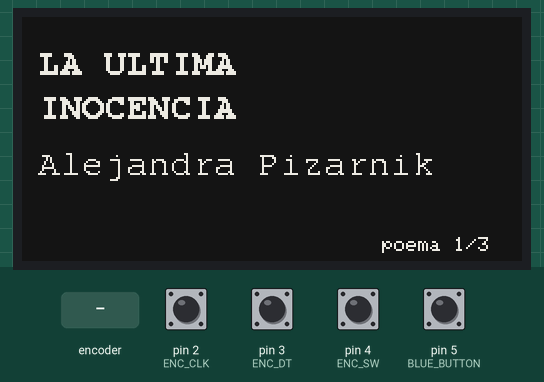
This sketch was run on a simulated Arduino Uno, built for the host (arithmetic inside an expression is 32-bit, double 64-bit). Shown: 250×122 one-colour display. The test bench sets the inputs (shaded band); at power-on: pin 2 (ENC_CLK), pin 3 (ENC_DT), pin 4 (ENC_SW), pin 5 (BLUE_BUTTON) HIGH.

Above: at 3.4 s.
3.5 s: rotary encoder on pin 2 (ENC_CLK) / pin 3 (ENC_DT) turned 1 step (first pin leading)
At 6.0 s:
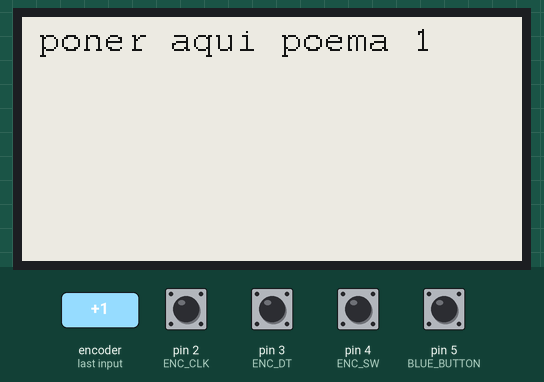
6.7 s: pin 5 (BLUE_BUTTON) pulled LOW for 0.15 s
At 9.6 s:
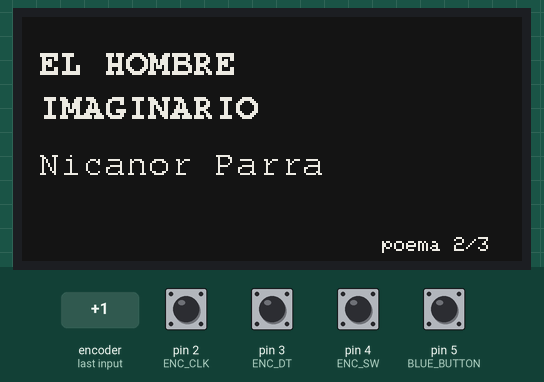
9.8 s: pin 4 (ENC_SW) pulled LOW for 0.15 s
At 12.7 s:
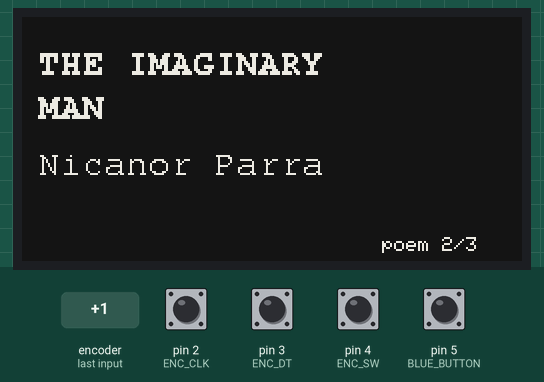
12.9 s: pin 5 (BLUE_BUTTON) pulled LOW for 1 s
At 15.5 s:
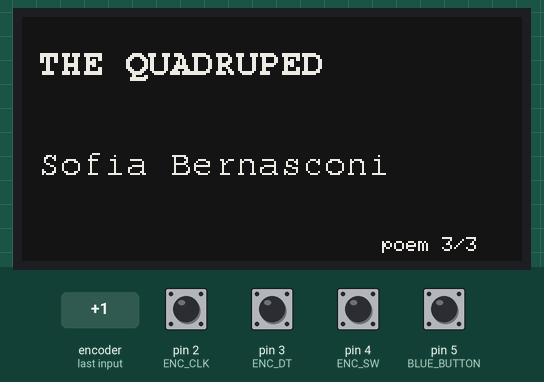
16.6 s: pin 4 (ENC_SW) pulled LOW for 1 s
At 19.6 s:
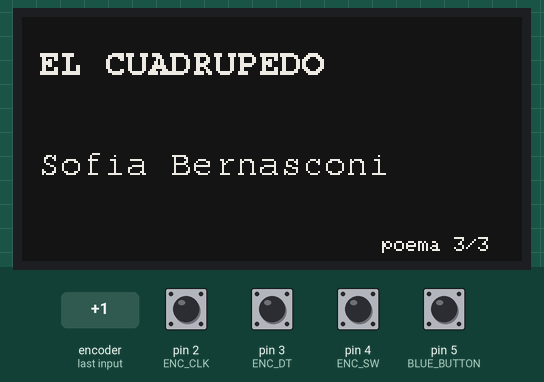
20.3 s: rotary encoder on pin 2 (ENC_CLK) / pin 3 (ENC_DT) turned 1 step (first pin leading)
At 23.7 s:
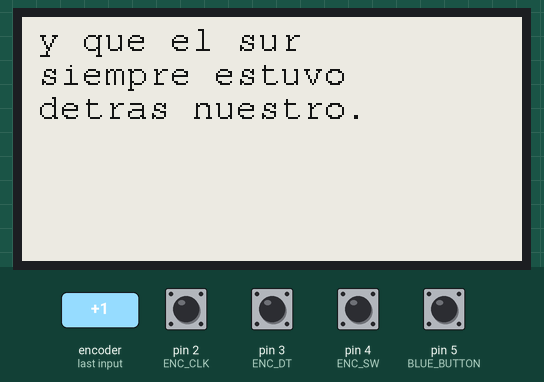
Timing chart, 0 to 24.5 s (numbered marks = the images above; inputs shaded):
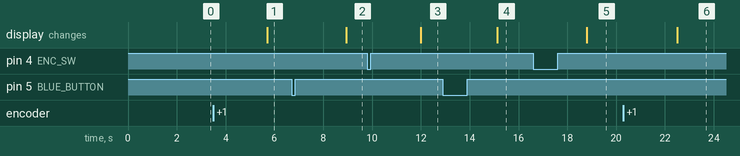

Measured:
- after the input at 3.5 s, the display: changes after 2.2 s (image 1)
- after the input at 6.7 s, the display: changes after 2.2 s (image 2)
- after the input at 9.8 s, the display: changes after 2.2 s (image 3)
- after the input at 12.9 s, the display: changes after 2.2 s (image 4)
- after the input at 16.6 s, the display: changes after 2.2 s (image 5)
- after the input at 20.3 s, the display: changes after 2.2 s (image 6)

The sketch:

poemario_solar.ino
```cpp
// Poemario Solar (Solar Poetry Device)
// Bilingual poem reader on a 2.13" e-ink display, powered by a solar-charged battery.
//
// Controls:
//   rotary encoder (turn)  -> next / previous page of the poem
//   rotary encoder (press) -> switch language (Spanish / English)
//   blue button            -> next poem
//   red switch             -> power on / off (cuts the 5V line, not in code)

#include <GxEPD2_BW.h>
#include <Adafruit_GFX.h>
#include <Fonts/FreeMonoBold9pt7b.h>
#include <Fonts/FreeMono9pt7b.h>

// ---------- E-INK ----------
static const int EPD_CS   = 10;
static const int EPD_DC   = 9;
static const int EPD_RST  = 8;
static const int EPD_BUSY = 7;

GxEPD2_BW<GxEPD2_213_B74, GxEPD2_213_B74::HEIGHT> display(
  GxEPD2_213_B74(EPD_CS, EPD_DC, EPD_RST, EPD_BUSY)
);

// ---------- ENCODER ----------
const int ENC_CLK = 2;
const int ENC_DT  = 3;
const int ENC_SW  = 4;

// ---------- BLUE BUTTON ----------
const int BLUE_BUTTON = 5;

int lastCLK;
int lastSW;
int lastButton = HIGH;

unsigned long lastStep = 0;
unsigned long lastButtonPress = 0;

const unsigned long debounceEncoder = 180;
const unsigned long debounceButton  = 250;

int screenIndex = 0;       // current screen inside the poem (0 = title)
bool englishMode = false;  // false = Spanish, true = English
int currentPoem = 0;

// ======================================================
// ================= DATA STRUCTURES ====================
// ======================================================

// One screen of text: a list of lines
struct Screen {
  const char** lines;
  int numLines;
};

// One poem: author, title in both languages, and its screens
struct Poem {
  const char* author;
  const char* title_es_1;
  const char* title_es_2;
  const char* title_en_1;
  const char* title_en_2;

  const Screen* screens_es;
  const Screen* screens_en;
  int totalScreens;
};

// The e-ink fonts do not include accents, so the text is written without them.
// Each screen fits about 7 lines of up to ~22 characters.

// ======================================================
// =============== ALEJANDRA PIZARNIK ===================
// ======================================================

const char* author_pizarnik = "Alejandra Pizarnik";

// Spanish
const char* pizarnik_1_es[] = {
  "poner aqui poema 1"
};

const Screen screens_pizarnik_es[] = {
  { nullptr, 0 }, // title
  { pizarnik_1_es, 1 }
};

// English
const char* pizarnik_1_en[] = {
  "poner aqui poema 1"
};

const Screen screens_pizarnik_en[] = {
  { nullptr, 0 }, // title
  { pizarnik_1_en, 1 }
};

// ======================================================
// ================= NICANOR PARRA ======================
// ======================================================

const char* author_parra = "Nicanor Parra";

// Spanish
const char* parra_1_es[] = {
  "poner aqui poema 2"
};

const Screen screens_parra_es[] = {
  { nullptr, 0 }, // title
  { parra_1_es, 1 }
};

// English
const char* parra_1_en[] = {
  "poner aqui poema 2"
};

const Screen screens_parra_en[] = {
  { nullptr, 0 }, // title
  { parra_1_en, 1 }
};

// ======================================================
// ================= SOFIA BERNASCONI ===================
// ======================================================

const char* author_sofia = "Sofia Bernasconi";

// Spanish
const char* quad1_es[] = {
  "Tu y yo escapamos del",
  "cuadrupedo invisible."
};

const char* quad2_es[] = {
  "No se si la noche",
  "habia llegado,",
  "el bosque denso no nos",
  "dejaba seguir",
  "nuestro sur."
};

const char* quad3_es[] = {
  "Mientras corriamos",
  "cuesta abajo",
  "comprendi que el",
  "cuadrupedo nunca",
  "existio"
};

const char* quad4_es[] = {
  "y que el sur",
  "siempre estuvo",
  "detras nuestro."
};

const Screen screens_sofia_es[] = {
  { nullptr, 0 }, // title
  { quad1_es, 2 },
  { quad2_es, 5 },
  { quad3_es, 5 },
  { quad4_es, 3 }
};

// English
const char* quad1_en[] = {
  "You and me escaped",
  "from the invisible",
  "quadruped."
};

const char* quad2_en[] = {
  "I dont know if the",
  "night had come,",
  "the dense forest",
  "wouldn't let us",
  "follow our south."
};

const char* quad3_en[] = {
  "As we ran down the",
  "steep slope",
  "I realized that the",
  "quadruped never",
  "existed"
};

const char* quad4_en[] = {
  "and the south had",
  "always been",
  "behind us."
};

const Screen screens_sofia_en[] = {
  { nullptr, 0 }, // title
  { quad1_en, 3 },
  { quad2_en, 5 },
  { quad3_en, 5 },
  { quad4_en, 3 }
};

// ======================================================
// ================= POEM LIST ==========================
// ======================================================

// totalScreens = number of text screens + 1 (the title screen)
const Poem poems[] = {
  {
    author_pizarnik,
    "LA ULTIMA", "INOCENCIA",
    "THE LAST", "INNOCENCE",
    screens_pizarnik_es,
    screens_pizarnik_en,
    2
  },
  {
    author_parra,
    "EL HOMBRE", "IMAGINARIO",
    "THE IMAGINARY", "MAN",
    screens_parra_es,
    screens_parra_en,
    2
  },
  {
    author_sofia,
    "EL CUADRUPEDO", "",
    "THE QUADRUPED", "",
    screens_sofia_es,
    screens_sofia_en,
    5
  }
};

const int totalPoems = sizeof(poems) / sizeof(poems[0]);

// ======================================================
// =================== DRAWING ==========================
// ======================================================

// Title screen: white text on black, with author and poem number
void showTitle(const char* line1, const char* line2, const char* author, int poemNumber, int totalPoems, bool inEnglish)
{
  display.setFullWindow();
  display.firstPage();
  do
  {
    display.fillScreen(GxEPD_BLACK);
    display.setTextColor(GxEPD_WHITE);

    // Title
    display.setFont(&FreeMonoBold9pt7b);
    display.setCursor(8, 28);
    display.println(line1);

    if (strlen(line2) > 0) {
      display.setCursor(8, 50);
      display.println(line2);
    }

    // Author
    display.setFont(&FreeMono9pt7b);
    display.setCursor(8, 78);
    display.println(author);

    // Small footer
    display.setFont(NULL);
    display.setCursor(180, 110);

    if (inEnglish) {
      display.print("poem ");
    } else {
      display.print("poema ");
    }

    display.print(poemNumber);
    display.print("/");
    display.print(totalPoems);

  } while (display.nextPage());
}

// Text screen: black text on white, one line after another
void showBlock(const char* lines[], int numLines, int currentPage, int totalInnerPages)
{
  display.setFullWindow();
  display.firstPage();
  do
  {
    display.fillScreen(GxEPD_WHITE);
    display.setTextColor(GxEPD_BLACK);
    display.setFont(&FreeMono9pt7b);

    int y = 16;
    int lineSpacing = 17;

    for (int i = 0; i < numLines; i++) {
      display.setCursor(8, y);
      display.println(lines[i]);
      y += lineSpacing;
    }

    // // Page number inside the poem
    // display.setFont(NULL);
    // display.setCursor(220, 110);
    // display.print(currentPage);
    // display.print("/");
    // display.print(totalInnerPages);

  } while (display.nextPage());
}

int maxScreenIndex()
{
  return poems[currentPoem].totalScreens - 1;
}

// Draws the current screen of the current poem in the current language
void showCurrent()
{
  const Poem& poem = poems[currentPoem];

  if (screenIndex == 0) {
    if (englishMode) {
      showTitle(
        poem.title_en_1,
        poem.title_en_2,
        poem.author,
        currentPoem + 1,
        totalPoems,
        true
      );
    } else {
      showTitle(
        poem.title_es_1,
        poem.title_es_2,
        poem.author,
        currentPoem + 1,
        totalPoems,
        false
      );
    }
    return;
  }

  const Screen* screenList = englishMode ? poem.screens_en : poem.screens_es;

  showBlock(
    screenList[screenIndex].lines,
    screenList[screenIndex].numLines,
    screenIndex,
    poem.totalScreens - 1
  );
}

// ======================================================
// ==================== SETUP ===========================
// ======================================================

void setup()
{
  Serial.begin(115200);

  pinMode(ENC_CLK, INPUT_PULLUP);
  pinMode(ENC_DT, INPUT_PULLUP);
  pinMode(ENC_SW, INPUT_PULLUP);
  pinMode(BLUE_BUTTON, INPUT_PULLUP);

  lastCLK = digitalRead(ENC_CLK);
  lastSW  = digitalRead(ENC_SW);

  display.init(115200);
  display.setRotation(3);

  showCurrent();
}

// ======================================================
// ===================== LOOP ===========================
// ======================================================

void loop()
{
  // ---------- BLUE BUTTON: NEXT POEM ----------
  int buttonState = digitalRead(BLUE_BUTTON);

  if (lastButton == HIGH && buttonState == LOW) {
    delay(30);

    if (digitalRead(BLUE_BUTTON) == LOW) {
      currentPoem++;
      if (currentPoem >= totalPoems) currentPoem = 0;

      screenIndex = 0;
      showCurrent();
    }
  }

  lastButton = buttonState;

  // ---------- ENCODER TURN: PAGE NAVIGATION ----------
  int currentCLK = digitalRead(ENC_CLK);

  if (lastCLK == HIGH && currentCLK == LOW) {
    unsigned long now = millis();

    if (now - lastStep > debounceEncoder) {
      int maxIndex = maxScreenIndex();

      if (digitalRead(ENC_DT) == HIGH) {
        screenIndex--;
        if (screenIndex < 0) screenIndex = maxIndex;
      } else {
        screenIndex++;
        if (screenIndex > maxIndex) screenIndex = 0;
      }
      showCurrent();
      lastStep = now;
    }
  }

  lastCLK = currentCLK;

  // ---------- ENCODER PRESS: SWITCH LANGUAGE ----------
  int currentSW = digitalRead(ENC_SW);

  if (lastSW == HIGH && currentSW == LOW) {
    unsigned long nowPress = millis();

    if (nowPress - lastButtonPress > debounceButton) {
      englishMode = !englishMode;
      showCurrent();
      lastButtonPress = nowPress;
    }
  }

  lastSW = currentSW;
}
```
